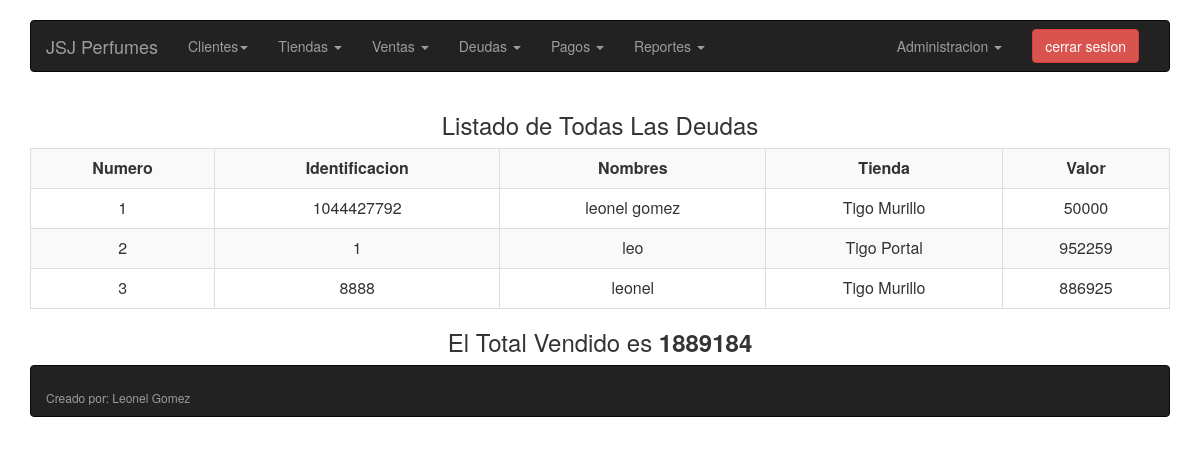
Page /roles/administrador/consuldeudasactivas.php (signed in) on the committed database.
### tables this page shows
CREATE TABLE IF NOT EXISTS `tiendas` (
`idtienda` int(11) NOT NULL,
  `nombretienda` varchar(45) NOT NULL
);

CREATE TABLE IF NOT EXISTS `deudas` (
`iddeuda` int(11) NOT NULL,
  `idcliente` int(11) NOT NULL,
  `valordeuda` int(20) NOT NULL
);

CREATE TABLE IF NOT EXISTS `clientes` (
  `idcliente` int(11) NOT NULL,
  `idtienda` int(11) NOT NULL,
  `nombrecliente` varchar(45) NOT NULL,
  `telcliente` varchar(45) NOT NULL,
  `dircliente` varchar(100) NOT NULL
);

### roles/administrador/consuldeudasactivas.php (the view, shortened to what this page needs)
<html xmlns="http://www.w3.org/1999/xhtml">
<head>
<link rel="stylesheet" href="css/bootstrap.min.css">
	<link rel="stylesheet" href="https://maxcdn.bootstrapcdn.com/font-awesome/4.5.0/css/font-awesome.min.css">
</head>
<body><?php
$usuario= $_SESSION['usuario'];
if ($usuario==""){
	header('Location: ..\..\index.php');
}else{
?>
<div id="container">
	<?php
		include "navbar.php";
	?>
		<div class="container">
		<table class="table table-striped table-responsive table-hover table-bordered text-center">
<h3 class="text-center">Listado de Todas Las Deudas</h3>
 <tr>
<td> <strong>Numero</strong> </td>
<td> <strong>Identificacion</strong> </td>
<td> <strong>Nombres</strong> </td>
<td> <strong>Tienda</strong> </td>
<td> <strong>Valor</strong> </td>
</tr>
<?php
include "conectar.php";
	$num=0;
      $asig= mysql_query("Select * from deudas where valordeuda>'0'" ,$conectar);
	While($concoti = mysql_fetch_array($asig)){
	$iden=$concoti ["idcliente"];
	$valordeuda=$concoti["valordeuda"];
	$clientes= mysql_query("SELECT * FROM clientes where idcliente=$iden",$conectar);
	While($contienda = mysql_fetch_array($clientes)){
		$nombrecliente=$contienda['nombrecliente'];
		$idtienda=$contienda['idtienda'];
	}
	$tienda= mysql_query("SELECT * FROM tiendas WHERE idtienda=$idtienda",$conectar);
	While($contienda = mysql_fetch_array($tienda)){
	$nomtienda=$contienda["nombretienda"];
	echo("<tr>");
	echo ("<td>".$num=$num+1);
	echo("<td> $iden</td>");
	echo("<td> $nombrecliente</td>");
	echo("<td> $nomtienda</td>");
	echo("<td> $valordeuda</td>");
	echo("</tr>");
	}
}
	$suma= mysql_query("SELECT SUM(valordeuda) AS total FROM deudas",$conectar);
	While($confecha = mysql_fetch_array($suma)){
	$totalsuma=$confecha["total"];
	}
}
?></table>
<h3 class="text-center">El Total Vendido es <strong> <?php echo $totalsuma; ?></strong></h3>
	</div>
</body>
</html>

### roles/administrador/navbar.php (shortened to what this page needs)
<div class="container">
		<br>
		<nav class="navbar navbar-inverse">
  <div class="container-fluid">
    <div class="navbar-header">
      <a class="navbar-brand" href="index.php">JSJ Perfumes</a>
    </div>
    <div class="collapse navbar-collapse" id="bs-example-navbar-collapse-1">
      <ul class="nav navbar-nav">
        <li class="dropdown">
          <a href="#" class="dropdown-toggle" data-toggle="dropdown" role="button" aria-haspopup="true" aria-expanded="false">Clientes<span class="caret"></span></a>
        </li>
      </ul>
      <ul class="nav navbar-nav">
        <li class="dropdown">
          <a href="#" class="dropdown-toggle" data-toggle="dropdown" role="button" aria-haspopup="true" aria-expanded="false">Tiendas <span class="caret"></span></a>
        </li>
      </ul>
      <ul class="nav navbar-nav">
        <li class="dropdown">
          <a href="#" class="dropdown-toggle" data-toggle="dropdown" role="button" aria-haspopup="true" aria-expanded="false">Ventas <span class="caret"></span></a>
        </li>
      </ul>
      <ul class="nav navbar-nav">
        <li class="dropdown">
          <a href="#" class="dropdown-toggle" data-toggle="dropdown" role="button" aria-haspopup="true" aria-expanded="false">Deudas <span class="caret"></span></a>
        </li>
      </ul>
      <ul class="nav navbar-nav">
        <li class="dropdown">
          <a href="#" class="dropdown-toggle" data-toggle="dropdown" role="button" aria-haspopup="true" aria-expanded="false">Pagos <span class="caret"></span></a>
        </li>
      </ul>
      <ul class="nav navbar-nav">
        <li class="dropdown">
          <a href="#" class="dropdown-toggle" data-toggle="dropdown" role="button" aria-haspopup="true" aria-expanded="false">Reportes <span class="caret"></span></a>
        </li>
      </ul>
      <ul class="nav navbar-nav navbar-right">
        <li class="dropdown">
          <a href="#" class="dropdown-toggle" data-toggle="dropdown" role="button" aria-haspopup="true" aria-expanded="false">Administracion <span class="caret"></span></a>
        </li>
        <form class="navbar-form navbar-left" method="post" action="" name="form1" >
        <input type="submit" name="salir" id="boton" class="btn btn-danger" value="cerrar sesion"/>
        </form>
      </ul>
    </div>
  </div>
</nav>
	</div>

### rows in the picture
deudas: idcliente "1044427792", valordeuda "50000"
tiendas: nombretienda "Tigo Murillo", num "3"
clientes: nombrecliente "leonel gomez"
deudas: idcliente "1", valordeuda "952259"
tiendas: num "2", nombretienda "Tigo Portal"
clientes: nombrecliente "leo"
deudas: idcliente "8888", valordeuda "886925"
clientes: nombrecliente "leonel"

### other values in the picture
$totalsuma "1889184"
